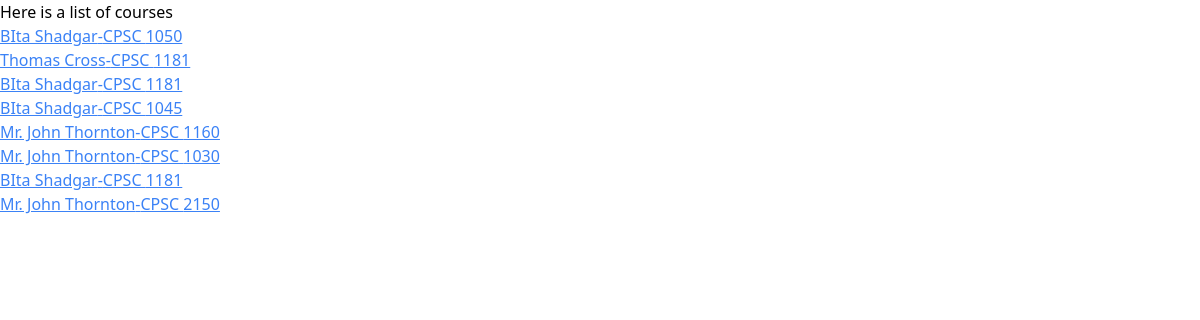
/search/subject=CPSC/, run on the app's committed database.
### professors/models.py (models this page shows, shortened)
class Course(models.Model):
    school = models.ForeignKey(School, on_delete=models.CASCADE)
    subject = models.CharField(max_length=30)
    course_number = models.CharField(max_length=20, blank=True, null=True)
    professor = models.ForeignKey(Professor, on_delete=models.CASCADE)

class Professor(models.Model):
    name = models.CharField(max_length=100)
    school = models.ForeignKey(School, on_delete=models.CASCADE)
    department = models.CharField(max_length=100, blank=True, null=True)

### professors/views.py (the view)
# urls.py: path('search/subject=<str:subject>/', views.search_subject, name='search_subject'),
def search_subject(request, subject):
    courses = Course.objects.filter(subject=subject)
    return render(request, 'professors/search_course.html', context={'results': courses})

### professors/templates/professors/search_course.html
{% extends 'professors/base.html' %} {% block content %}
<div>
  <p>Here is a list of courses</p>
  {% if not results %} no results {% endif %} {% for result in results %}
  <p>
    <a
      class="underline text-blue-500"
      href="{% url 'course_ratings' result.id %}"
      >{{ result.professor.name}}-{{ result.subject }}
      {{result.course_number}}</a
    >
  </p>
  {% endfor %}
</div>
{% endblock %}

### data on the page
Course: professor.name "BIta Shadgar", subject "CPSC", course_number "1050"
Course: professor.name "Thomas Cross", subject "CPSC", course_number "1181"
Course: professor.name "BIta Shadgar", subject "CPSC", course_number "1181"
Course: professor.name "BIta Shadgar", subject "CPSC", course_number "1045"
Course: professor.name "Mr. John Thornton", subject "CPSC", course_number "1160"
Course: professor.name "Mr. John Thornton", subject "CPSC", course_number "1030"
Course: professor.name "BIta Shadgar", subject "CPSC", course_number "1181"
Course: professor.name "Mr. John Thornton", subject "CPSC", course_number "2150"
